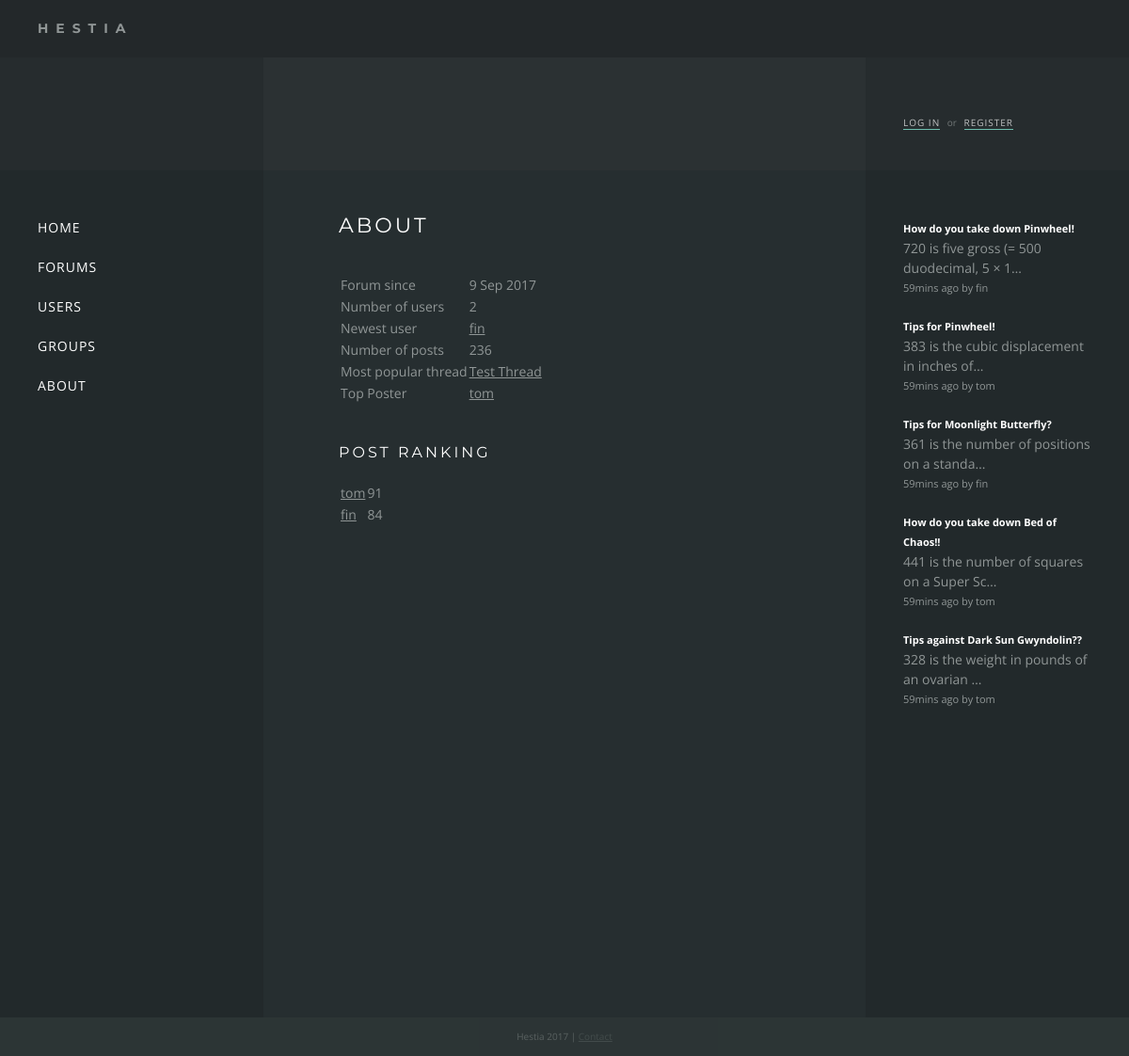
/about, run on the app's committed database.
### forums/models.py (models this page shows, shortened)
class Thread(models.Model):
    title = models.CharField(max_length=200)
    message = models.CharField(max_length=200)
    posted = models.DateTimeField('date posted')
    poster = models.ForeignKey(settings.AUTH_USER_MODEL, null=True)
    def was_posted_recently(self):
    	now = timezone.now()
    	return now - datetime.timedelta(days=1) <= self.posted <= now
    was_posted_recently.posted  = True
    was_posted_recently.boolean = True
    was_posted_recently.short_description = 'Published recently?'

class Response(models.Model):
    thread = models.ForeignKey(Thread, on_delete=models.CASCADE)
    poster = models.ForeignKey(settings.AUTH_USER_MODEL)
    message = models.CharField(max_length=200)
    posted = models.DateTimeField('date posted')

### hestia/views.py (the view)
# urls.py: url(r'^about$', views.about, name='about'),
def about(request):
	first_posted = Thread.objects.all().aggregate(Min('posted'))
	number_of_users = User.objects.count()
	newest_user = User.objects.order_by('-date_joined').first()
	number_of_posts = Thread.objects.count() + Response.objects.count()
	popular_thread = Thread.objects.annotate(num_replies=Count('response')).order_by('-num_replies').first()
	top_poster = User.objects.annotate(num_replies=Count('response')).order_by('-num_replies').first()
	post_rankings = User.objects.annotate(num_replies=Count('response')).order_by('-num_replies')[:5]
	data = {
		'first_posted': first_posted,
		'number_of_users': number_of_users,
		'newest_user': newest_user,
		'number_of_posts': number_of_posts,
		'popular_thread': popular_thread,
		'top_poster': top_poster,
		'post_rankings': post_rankings
	}
	return render(request, 'about.html', data)

### templates/about.html
{% extends "base.html" %}
{% block content %}
	<h1>{% block title %}About{% endblock %}</h1>
	<table>
		<tr>
			<td>Forum since</td>
			<td>{{ first_posted.posted__min|date:"j M Y" }}</td>
		</tr>
		<tr>
			<td>Number of users</td>
			<td>{{ number_of_users }}</td>
		</tr>
		<tr>
			<td>Newest user</td>
			<td><a href="/users/profile/{{ newest_user.username }}">{{ newest_user.username }}</a></td>
		</tr>
		<tr>
			<td>Number of posts</td>
			<td>{{ number_of_posts }}</td>
		</tr>
		<tr>
			<td>Most popular thread</td>
			<td><a href="/forums/{{ popular_thread.id }}">{{ popular_thread.title }}</a></td>
		</tr>
		<tr>
			<td>Top Poster</td>
			<td><a href="/users/profile/{{ top_poster.username }}">{{ top_poster.username }}</a></td>
		</tr>
	</table>
	<h2>Post Ranking</h2>
	<table>
    {% for poster in post_rankings %}
		<tr>
			<td><a href="/users/profile/{{ poster.username }}">{{ poster.username }}</a></td>
			<td>{{ poster.num_replies }}</td>
		</tr>
    {% endfor %}
	</table>
{% endblock %}

### templates/base.html (shortened to what this page needs)
{% load static %}
{% load timesinceshort %}
<!DOCTYPE html>
<html>
<head>
	<link rel="stylesheet" type="text/css" href="{% static 'forums/style.css' %}" />
</head>
<body>
<div class="wrapper">
	<div class="header"><div class="title">Hestia</div></div>
	<div class="hero">
		<div class="box sidebar">
		</div>
		<div class="box content">
		</div>
		<div class="box sidebar auth">
		{% if user.is_authenticated %}
			<div class="name">Hello, <a href="/users/profile/{{ user.username }}">{{ user.username }}</a></div>
			<a href="/users/logout">Log out</a>
		{% else %}
			<a href="/users/login">Log in</a> <span>or</span> <a href="/users/register">Register</a>
		{% endif %}
		</div>
	</div>
	<div class="main">
		<div class="box sidebar">
			<nav>
			<ul>
			<li><a href="/">Home</a></li>
			<li><a href="/forums">Forums</a></li>
			<li><a href="/users">Users</a></li>
			<li><a href="/groups">Groups</a></li>
			<li><a href="/about">About</a></li>
			</ul>
			</nav>
		</div>
		<div class="box content">
			{% block content %}{% endblock %}
		</div>
		<div class="box sidebar">
			<div class="recent-responses">
				{% for recent_response in request.recent_responses %}
				<div class="response">
					<a href="/forums/{{ recent_response.thread.id }}">
						<div class="text-small"><b>{{ recent_response.thread.title }}</b></div>
						{{ recent_response.message|truncatechars:43 }}
						<div class="text-small">{{ recent_response.posted|timesinceshort }} ago by {{ recent_response.poster.username }}</div>
					</a>
				</div>
				{% endfor %}
			</div>
		</div>
	</div>
	<div class="footer">Hestia 2017 | <a href="">Contact</a></div>
</div>
</body>
</html>

### forums/static/forums/style.css (style rules this page uses)
* { margin:0; padding:0; }
html, body { height: 100%; }
body { font-family: 'Open Sans', sans-serif; background: #2F3838; color: #909696; font-size: 14px; line-height: 1.5em; }
a { color: #909696; }
h1 { color: #FFF; font-family: 'Montserrat', sans-serif; font-size: 22px; text-transform: uppercase; letter-spacing: 3px; font-weight: normal; margin-bottom: 40px; }
h2 { color: #FFF; font-family: 'Montserrat', sans-serif; font-size: 16px; text-transform: uppercase; letter-spacing: 3px; font-weight: normal; margin-bottom: 20px; margin-top: 40px; }
li { list-style-type: none; line-height: 1.7em; }
.text-small { font-size: 11px; }
.wrapper { display: table; width: 100%; }
.header { font-family: 'Montserrat', sans-serif; display: table-row; height: 1px; background: #23282A; }
.header .title { padding: 20px; padding-left: 40px; text-transform: uppercase; letter-spacing: 8px; font-weight: bold; }
.main { height: 100%; min-height: 900px; display: table; width: 100%; background: #262E30; }
.main .sidebar { width: 200px; background: #22292B; }
.hero { height: 120px; display: table; width: 100%; background: #2B3133; }
.hero .sidebar { width: 200px; background: rgba(34, 41, 43, 0.5); }
.box { display: table-cell; padding: 40px; }
.content { padding: 40px 80px; }
nav li { font-size: 14px; list-style-type: none; line-height: 3em; text-transform: uppercase; letter-spacing: 1px; }
nav li a { text-decoration: none; color: #FFF; padding: 1px 0; }
.auth { vertical-align: bottom; font-size: 10px; }
.auth span { opacity: 0.7; padding: 0 5px; }
.auth > a { text-decoration: none; text-transform: uppercase; color: #FFF; border-bottom: 1px solid #8CFEE6; letter-spacing: 1px; opacity: 0.7; }
.recent-responses .response { margin-bottom: 20px; word-break: break-word; }
.recent-responses a { text-decoration: none; }
.recent-responses .text-small b { color: #FFF; }
.footer { display: table; height: 1px; background: #22292B; color: #444; width: 100%; text-align: center; color: #FFF; opacity: 0.2; font-size: 10px; padding: 10px 0; }

### data on the page
Thread: title "Test Thread"
Response: thread "How do you take down Pinwheel!", message "720 is five gross (= 500 duodecimal, 5 × 1…", posted "59mins", poster.username "fin"
Response: thread "Tips for Pinwheel!", message "383 is the cubic displacement in inches of…", posted "59mins", poster.username "tom"
Response: thread "Tips for Moonlight Butterfly?", message "361 is the number of positions on a standa…", posted "59mins", poster.username "fin"
Response: thread "How do you take down Bed of Chaos!!", message "441 is the number of squares on a Super Sc…", posted "59mins", poster.username "tom"
Response: thread "Tips against Dark Sun Gwyndolin??", message "328 is the weight in pounds of an ovarian …", posted "59mins", poster.username "tom"

### other printed values
{{ first_posted.posted__min|date:"j M Y" }} "9 Sep 2017"
{{ number_of_users }} "2"
{{ newest_user.username }} "fin"
{{ number_of_posts }} "236"
{{ top_poster.username }} "tom"
{{ poster.username }} "tom"
{{ poster.num_replies }} "91"
{{ poster.username }} "fin"
{{ poster.num_replies }} "84"
